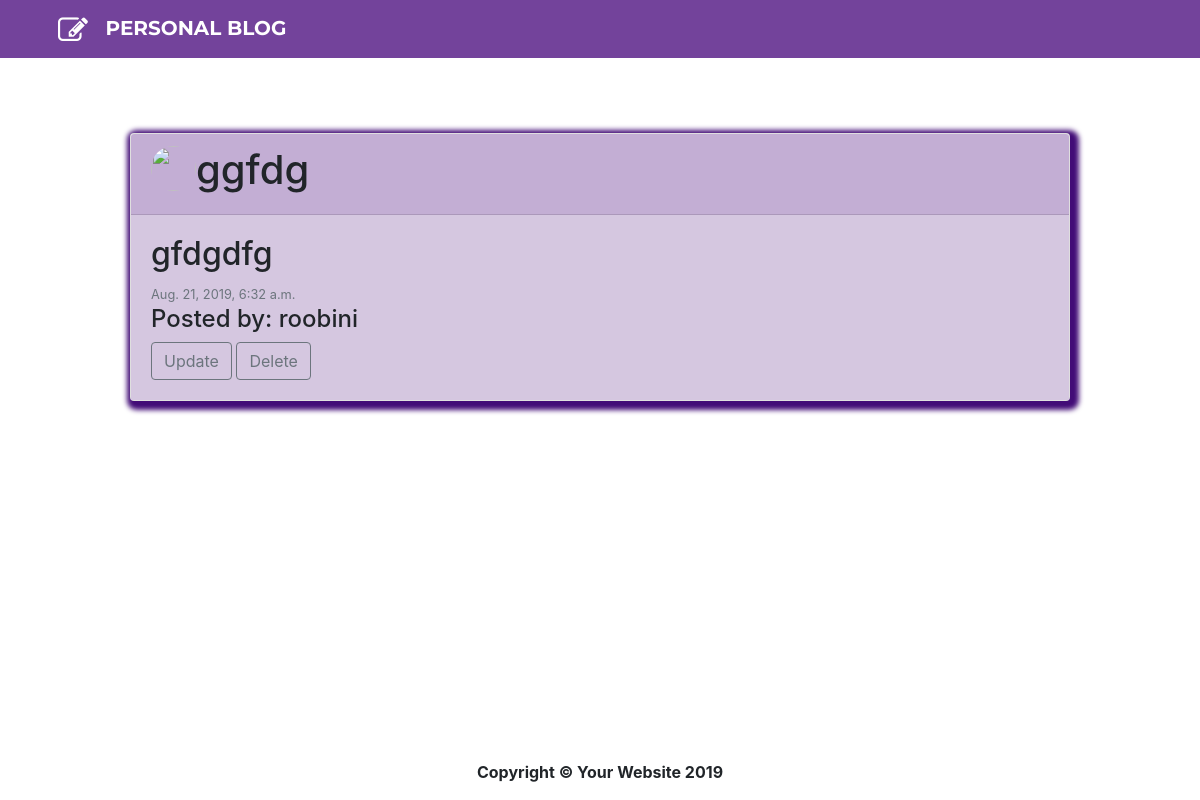
/blog/23, run on an earlier commit of the app's database.
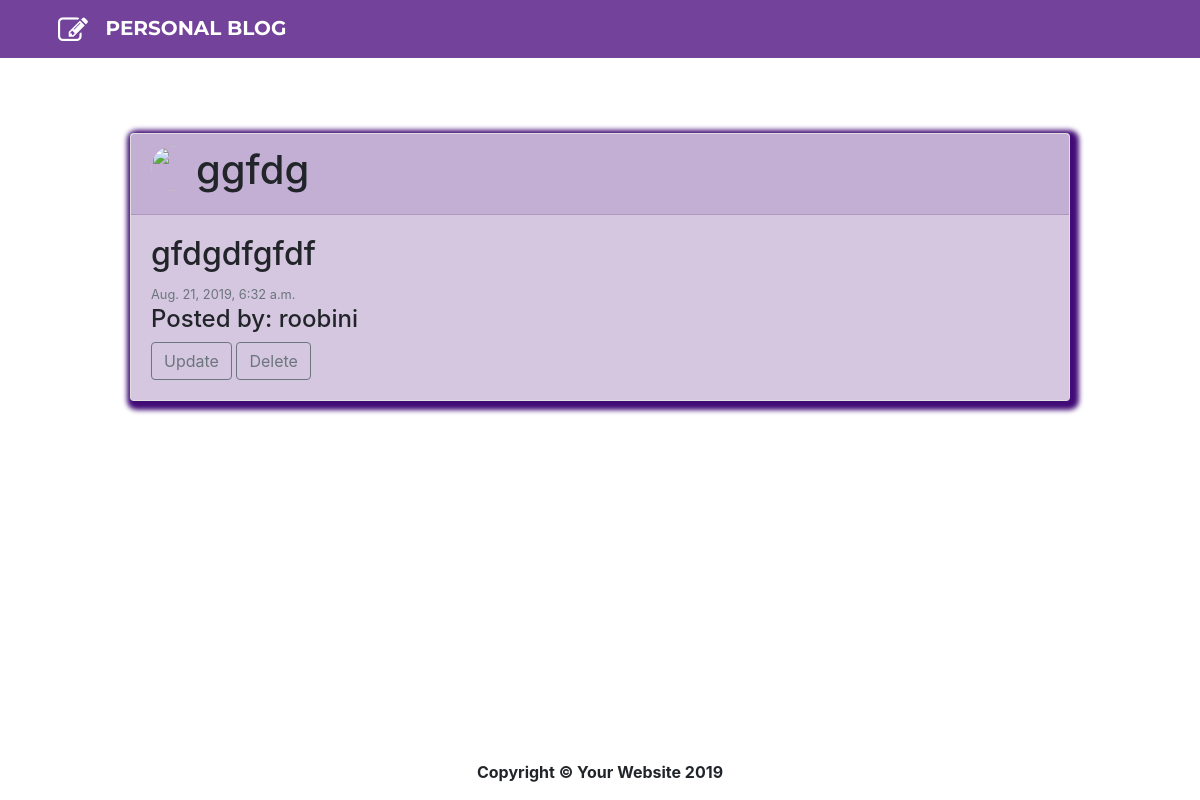
And on a later commit of the database.
### blogapp/models.py (models this page shows, shortened)
class BlogPost(models.Model):
    blog_title = models.CharField(max_length = 50)
    blog_text = models.TextField()
    blog_date = models.DateTimeField(default = timezone.now)
    blog_author = models.ForeignKey(User, on_delete=models.CASCADE, blank=True, null=True)
    class Meta:
        verbose_name_plural = "BlogEntry"

### blogapp/views.py (the view)
# urls.py: path('blog/<int:pk>', BlogDetailView.as_view(), name = 'blog-detail'),
class BlogDetailView(DetailView):
    model = BlogPost
    template_name = 'blog_detail.html'

### blogapp/templates/blog_detail.html
{% extends "base.html" %} {% load crispy_forms_tags %} {%block content%}
<body>
    <div class="container">
        <div class="row" style="margin:70px">
            <div class="card" style="width: 100%; margin-top:5px;margin-bottom: 5px;box-shadow: 3px 3px 5px 6px rgb(66, 12, 119);">
                <div class="card-header" style="background-color: #c3aed4">
                    <div class="media">
                        <img class="rounded-circle account-img" src="{{user.profile.image.url}}" style="width:45px;height:45px">
                        <div class="media-body">
                            <h1>{{object.blog_title}}</h1>
                        </div>
                    </div>
                </div>
                <div class="card-body" style="background-color: #d5c7e0">
                    <h2>{{object.blog_text}}</h2>
                    <small class="text-muted">{{object.blog_date}}</small>
                    <h4>Posted by: {{object.blog_author}}</h4>
                    <a class="btn btn-outline-secondary" href="{% url 'blog-update' object.id%}">Update</a>
                    <a class="btn btn-outline-secondary" href="{% url 'blog-delete' object.id%}">Delete</a>
                </div>
            </div>
        </div>
    </div>
</body>
</html>
{%endblock content%}

What changed in the data, as far as the page shows it:
changed BlogPost "ggfdg": blog_text "gfdgdfg" → "gfdgdfgfdf"
